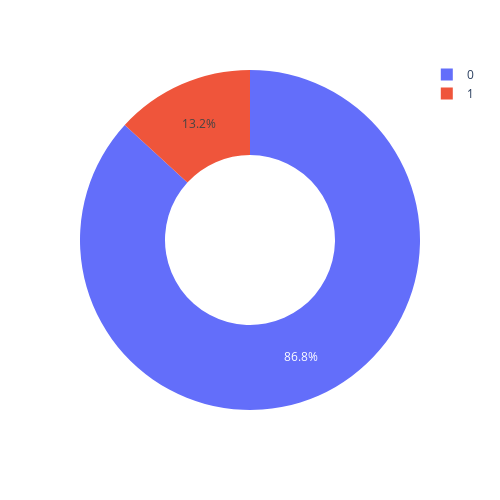

Notebook code cell kept with this figure:
### Code cell
pie = data.Holiday.value_counts()
fig = px.pie(data_frame=pie,
             values=pie.values,
             names=pie.index,
             width=500, height=500, hole=.5)
fig.show()

### Figure 1 — Plotly figure (JSON) as saved in the notebook; plotly's stock layout.template omitted (floating-point values rounded to 4 significant figures)
{"data": [{"domain": {"x": [0, 1], "y": [0, 1]}, "hole": 0.5, "hovertemplate": "index=%{label}<br>value=%{value}<extra></extra>", "labels": [0, 1], "legendgroup": "", "name": "", "showlegend": true, "type": "pie", "values": [163520, 24820]}], "layout": {"height": 500, "legend": {"tracegroupgap": 0}, "margin": {"t": 60}, "width": 500}}
